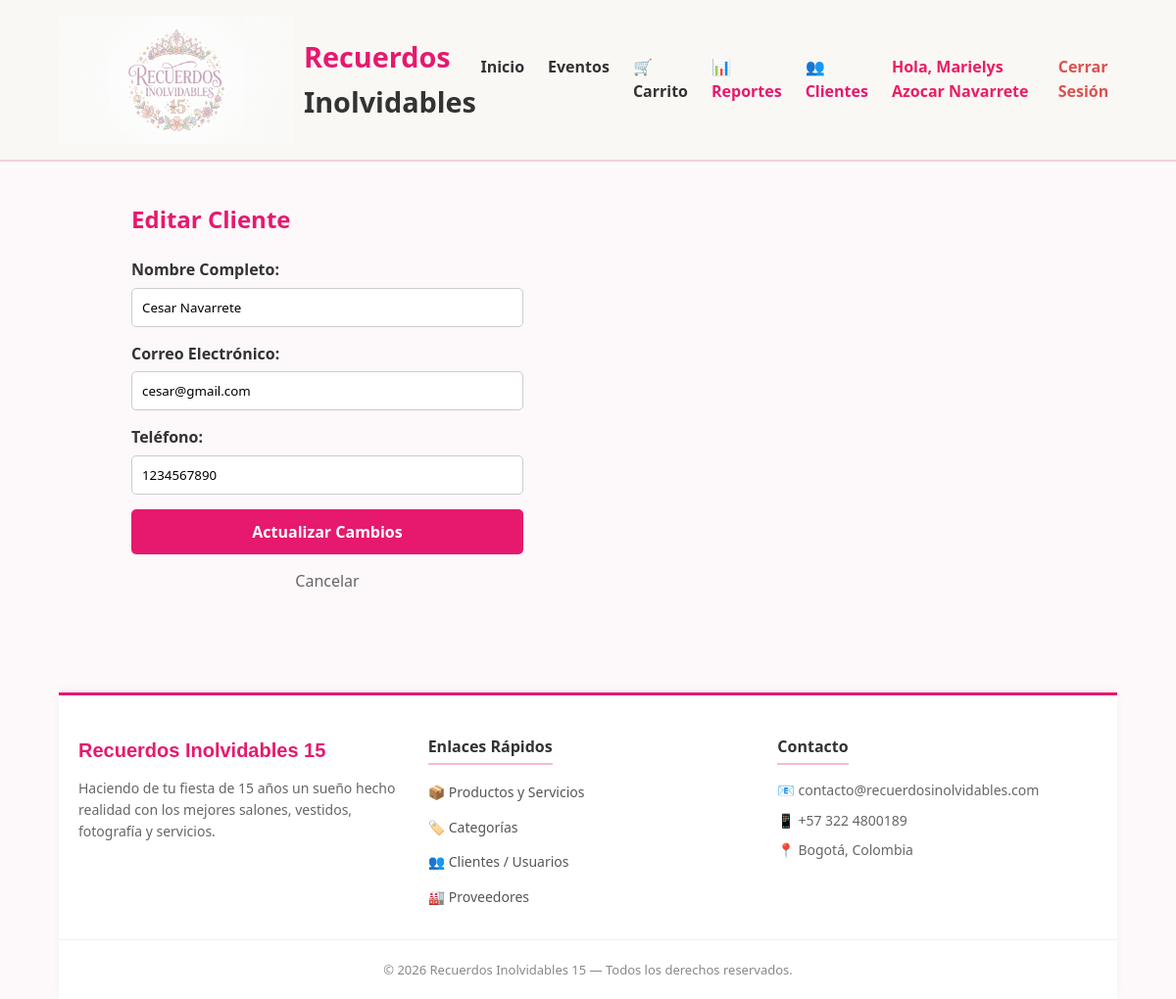
Screenshot of /index.php?controller=usuario&action=editar&id=18 (signed in) with the database file from the repository.
### tables this page shows
CREATE TABLE `usuarios` (
  `id_usuario` int(11) NOT NULL,
  `nombre` varchar(100) NOT NULL,
  `email` varchar(150) NOT NULL,
  `password` varchar(255) NOT NULL,
  `telefono` varchar(20) DEFAULT NULL,
  `id_rol` int(11) NOT NULL,
  `fecha_registro` timestamp NOT NULL DEFAULT CURRENT_TIMESTAMP,
  `created_at` timestamp NOT NULL DEFAULT CURRENT_TIMESTAMP
);

### models/usuario.php (called while the page is built, shortened)
<?php
require_once __DIR__ . '/../config/Database.php';
class Usuario {
    private $db;
    public function __construct() {
        $database = new Database();
        $this->db = $database->getConnection();
    }
    public function obtenerPorId($id) {
        $sql = "SELECT u.*, r.nombre AS rol_nombre
                FROM usuarios u
                LEFT JOIN roles r ON u.id_rol = r.id_rol
                WHERE u.id_usuario = :id";
        $stmt = $this->db->prepare($sql);
        $stmt->execute([':id' => $id]);
        return $stmt->fetch(PDO::FETCH_ASSOC);
    }
}

### config/Database.php (called while the page is built, shortened)
<?php
class Database {
    private $host = "localhost";
    private $db_name = "recuerdos_inolvidables";
    private $username = "root";
    private $password = "";
    public function getConnection() {
        $this->conn = null;
        try {
            $this->conn = new PDO(
                "mysql:host=" . $this->host . ";dbname=" . $this->db_name . ";charset=utf8mb4",
                $this->username,
                $this->password,
                [
                    PDO::ATTR_ERRMODE => PDO::ERRMODE_EXCEPTION,
                    PDO::ATTR_DEFAULT_FETCH_MODE => PDO::FETCH_ASSOC,
                    PDO::ATTR_EMULATE_PREPARES => false
                ]
            );
        } catch (PDOException $exception) {
            echo "Error de conexión: " . $exception->getMessage();
        }
        return $this->conn;
    }
}

### views/usuarios/editar.php (the view, shortened to what this page needs)
<?php require_once __DIR__ . '/../layouts/header.php'; ?>
<div class="container" style="padding: 40px 20px; min-height: 50vh;">
    <h2 style="color: #e6196e;">Editar Cliente</h2>
    <form action="index.php?controller=usuario&action=actualizar" method="POST" style="max-width: 400px; display: flex; flex-direction: column; gap: 15px; margin-top: 20px;">
        <div>
            <label style="font-weight: bold;">Nombre Completo:</label><br>
            <input type="text" name="nombre" value="<?= htmlspecialchars($usuario['nombre']) ?>" required style="width: 100%; padding: 10px; border: 1px solid #ccc; border-radius: 5px; margin-top: 5px;">
        </div>
        <div>
            <label style="font-weight: bold;">Correo Electrónico:</label><br>
            <input type="email" name="email" value="<?= htmlspecialchars($usuario['email']) ?>" required style="width: 100%; padding: 10px; border: 1px solid #ccc; border-radius: 5px; margin-top: 5px;">
        </div>
        <div>
            <label style="font-weight: bold;">Teléfono:</label><br>
            <input type="text" name="telefono" value="<?= htmlspecialchars($usuario['telefono'] ?? '') ?>" style="width: 100%; padding: 10px; border: 1px solid #ccc; border-radius: 5px; margin-top: 5px;">
        </div>
        <button type="submit" style="padding: 12px; background: #e6196e; color: white; border: none; border-radius: 5px; cursor: pointer; font-weight: bold; font-size: 16px;">Actualizar Cambios</button>
        <a href="index.php?controller=usuario&action=index" style="text-align: center; color: #666; text-decoration: none;">Cancelar</a>
    </form>
</div>
<?php require_once __DIR__ . '/../layouts/footer.php'; ?>

### public/css/styles.css (style rules this page uses)
:root { --primary-color: #e91e63; --primary-hover: #c2185b; --secondary-color: #f8bbd0; --text-dark: #333333; --bg-light: #fdf8fa; --white: #ffffff; --border-color: #f1d1dc; }
* { box-sizing: border-box; margin: 0; padding: 0; font-family: 'Segoe UI', Tahoma, Geneva, Verdana, sans-serif; }
body { background-color: var(--bg-light); color: var(--text-dark); line-height: 1.6; }
.container { width: 90%; max-width: 1200px; margin: 0 auto; }

### rows the page displays
usuarios: nombre "Cesar Navarrete", email "cesar@gmail.com", telefono "1234567890"

### other values shown
$_SESSION['user_nombre'] "Marielys Azocar Navarrete"
